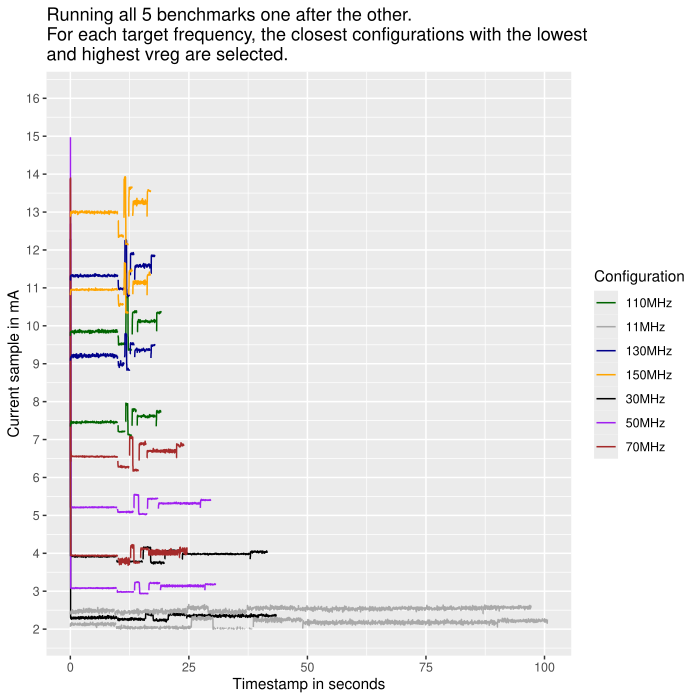

The script that saved this image:
library("ggplot2")
library("dplyr")
library(rlang)

df <- read.csv("pairs_freqs_manual.csv")
#df <- df %>%
#  mutate(
#    x_range = cut(
#      expe_num,
#      breaks = c(0, 15, 30),   # upper bound is exclusive by default
#      right = FALSE,              # [0,15), [15,30), ...
#      labels = c("non trimmed", "trimmed")
#    )
#  )
df <- df %>%
  mutate(
    legend_group = case_when(
      expe_num %in% c(4:9, 10:15)   ~ "30MHz",
      expe_num %in% c(16:21, 22:27)   ~ "50MHz",
      expe_num %in% c(28:33, 34:39)   ~ "70MHz",
      expe_num %in% c(40:45, 46:51)   ~ "110MHz",
      expe_num %in% c(52:57, 58:63)   ~ "130MHz",
      expe_num %in% c(64:69, 70:75)   ~ "150MHz",
      expe_num %in% c(76:81, 82:87)   ~ "11MHz"
    )
  )
df <- df %>% filter(expe_num > 3)
p <- ggplot(df, aes(x = current_timestamp, y = current_sample, color=legend_group, group=factor(expe_num))) +
	geom_line(na.rm = TRUE) +
	scale_y_continuous(limits=c(2, 16), n.breaks=15) +
	#geom_hline(yintercept = median(df[df$expe_num == 0,]$current_sample, na.rm = TRUE), color = "red") +
	#facet_wrap(~ x_range) +
	labs(title = "Running all 5 benchmarks one after the other. \nFor each target frequency, the closest configurations with the lowest \nand highest vreg are selected.", x = "Timestamp in seconds", y = "Current sample in mA") +
  scale_color_manual(
		name = "Configuration",
    values = c(
      "30MHz"      = "black",
      "50MHz"      = "purple",
      "70MHz"      = "brown",
      "110MHz"      = "dark green",
      "130MHz"      = "dark blue",
      "150MHz"      = "orange",
      "11MHz"      = "dark grey"
    )
  )
ggsave("pairs_freqs_manual.pdf", plot=p)
